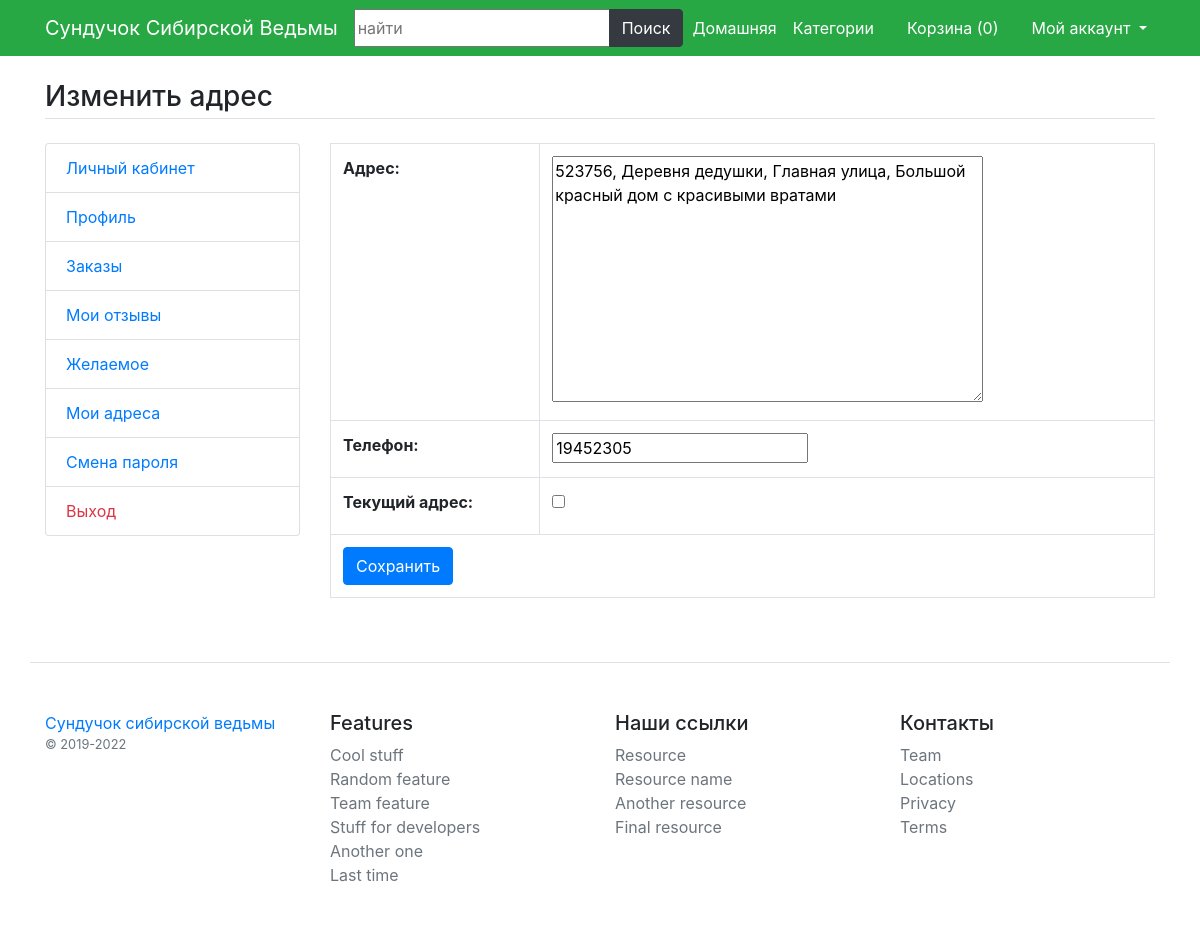
The app's page /update-address/37 with its own data.
### main/models.py (models this page shows)
class UserAddressBook(models.Model):
    user = models.ForeignKey(User,on_delete=models.CASCADE, verbose_name='Пользователь')
    mobile = models.CharField(max_length=12, null=True, verbose_name='Телефон')
    address = models.TextField(verbose_name='Адрес')
    status = models.BooleanField(default=False, verbose_name='Текущий адрес')
    class Meta:
        verbose_name = 'Адреса'
        verbose_name_plural='05. Адресная книга'

### main/views.py (the view, shortened to what this page needs)
# urls.py: path('update-address/<int:id>',views.update_address, name='update-address'),
def update_address(request, id):
    address = UserAddressBook.objects.get(pk=id)
    msg=None
    form=AddressBookForm(instance=address)
    return render(request, 'user/update-address.html', {'form':form, 'msg':msg})

### main/forms.py
class AddressBookForm(forms.ModelForm):
    class Meta:
        model = UserAddressBook
        fields=('address', 'mobile', 'status')

### main/template_context.py (called while the page is built)
def get_filters(request):
    cats = Product.objects.distinct().values('category__title', 'category__id')
    minMaxPrice = Product.objects.aggregate(Min('price', output_field=FloatField()), Max('price', output_field=FloatField()))
    data = {
        'cats': cats,
        'minMaxPrice': minMaxPrice,
    }
    return data

### main/templates/user/update-address.html (shortened to what this page needs)
{% extends 'base.html' %}
{% load static %}
{% block content %}
<main class="container my-4">
	<h3 class="my-4 border-bottom pb-1">Изменить адрес</h3>
	<div class="row">
		<div class="col-md-3">
			{% include 'user/user-sidebar.html' %}
		</div>
		<div class="col-md-9">
			<table class="table table-bordered">
				<form method="post">
					{{form.as_table}}
					<tr>
						<td colspan="2">
							<input type="submit" value="Сохранить" class="btn btn-primary" />
						</td>
					</tr>
				</form>
			</table>
		</div>
	</div>
</main>
{% endblock %}

### records on screen
UserAddressBook: address "523756, Деревня дедушки, Главная улица, Большой красный дом с красивыми вратами", mobile "19452305"

### other values on screen
{{ request.session.cartdata|length }} "0"
